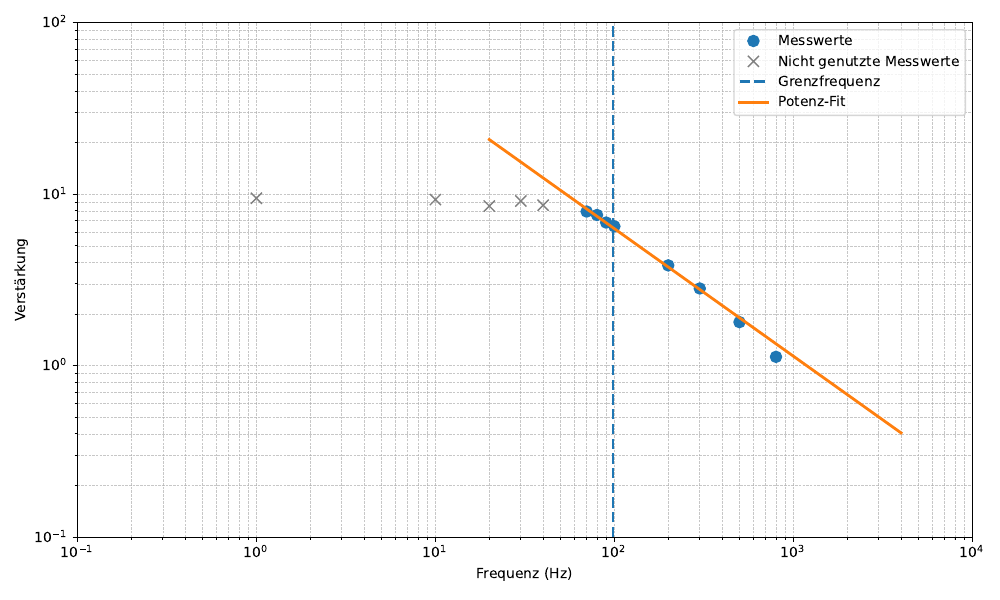

Python code for this plot:
import numpy as np
import matplotlib.pyplot as plt
from scipy.optimize import curve_fit

# Read data from files
amp_1 = np.loadtxt('amp_1.txt')
amp_2 = np.loadtxt('amp_2.txt')

# Calculate U_gain
U_gain = amp_2 / amp_1
U_gain_used = U_gain[6:14]
U_gain_rest = U_gain[0:5]


# Create subset of x_array for corresponding U_gain
x_array = np.array([1, 10, 20, 30, 40, 50, 70, 80, 90, 100, 200, 300, 500, 800])
x_array_used = x_array[6:14]
x_array_rest = x_array[0:5]


# Define regression function
def reg(f, a, b):
    return a * f ** b


# Perform curve fitting
params, covariance_matrix = curve_fit(reg, x_array_used, U_gain_used)

# Berechne die Grenzfrequenz
v_const = np.mean(U_gain[0:5])
v_grenz = (v_const / (np.sqrt(2) * params[0])) ** (1 / params[1])

print("Paramter: ", *params)
print("Fehler: ", *np.sqrt(np.diag(covariance_matrix)))
print("Verstärkungsfaktor: ", v_const)
print("Grenzfrequenz: ", v_grenz)

# Create data for the regression curve
temp_plot = np.linspace(20, 4000, 1000)

# Create a double logarithmic plot
plt.figure(figsize=(10, 6))
plt.loglog(x_array[6:14], U_gain[6:14], 'o', label="Messwerte", markersize=8)
plt.loglog(x_array[0:5], U_gain[0:5], 'x', label="Nicht genutzte Messwerte", color="grey", markersize=8)
plt.vlines(v_grenz, 0.1, 100, linestyles="dashed", label="Grenzfrequenz", linewidth=2)
plt.loglog(temp_plot, reg(temp_plot, *params), label="Potenz-Fit", linewidth=2)
plt.xlim(0.1, 10000)
plt.ylim(0.1, 100)

# Add labels, grid, and enhancements
plt.xlabel("Frequenz (Hz)")
plt.ylabel("Verstärkung")
plt.grid(which="both", linestyle="--", linewidth=0.5, alpha=0.7)
plt.legend()
plt.tight_layout()

# Save as a PDF and display
plt.savefig("inverting_amplifier_gain_10.pdf", format="pdf", dpi=300)
plt.show()
